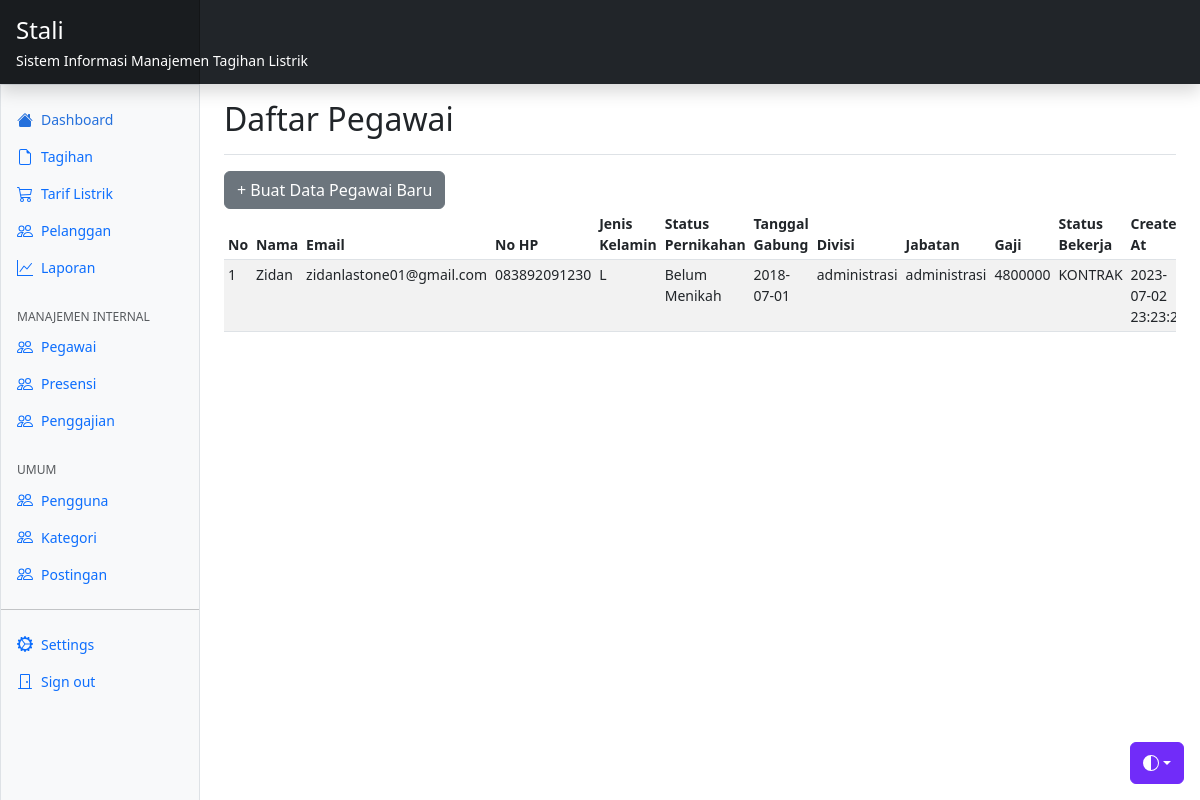
The app's page /index.php/management/pegawai with its own data.
### tables this page shows
CREATE TABLE `tb_pegawai` (
  `id` int(11) NOT NULL,
  `user_id` int(11) NOT NULL,
  `nama` varchar(100) NOT NULL,
  `email` varchar(100) NOT NULL,
  `no_hp` varchar(13) NOT NULL,
  `alamat` text NOT NULL,
  `tempat_lahir` varchar(50) NOT NULL,
  `tanggal_lahir` date NOT NULL,
  `jenis_kelamin` char(1) NOT NULL,
  `status_pernikahan` tinyint(1) NOT NULL,
  `tanggal_gabung` date NOT NULL,
  `divisi` varchar(50) NOT NULL,
  `jabatan` varchar(50) NOT NULL,
  `gaji` int(11) NOT NULL,
  `status_bekerja` varchar(15) NOT NULL,
  `created_at` timestamp NOT NULL DEFAULT current_timestamp(),
  `updated_at` timestamp NULL DEFAULT NULL ON UPDATE current_timestamp()
);

### application/core/MY_Controller.php (called while the page is built, shortened)
<?php
abstract class MY_AdminController extends CI_Controller
{
  public function __construct()
  {
    $this->load->helper('debug');
  }
  protected function checkNavbar($navbar = 'authenticated')
  {
    if (!$this->session->userdata('id')) {
      $navbar = 'unauthenticated';
    }
    return $this->load->view('layout/navbars/' . $navbar, [], true);
  }
  protected function layout($view, $data)
  {
    $data['view'] = $view;
    $data['navbar'] = $this->checkNavbar();
    $data['content'] = $this->load->view($view, $data, true);
    return $this->load->view('layout/management', $data);
  }
}

### application/controllers/management/Pegawai.php (called while the page is built, shortened)
<?php
class Pegawai extends MY_AdminController
{
  public function index()
  {
    $data['list'] = $this->pegawai_model->list();
    $this->layout('management/pegawai/index', $data);
  }
}

### index.php (called while the page is built, shortened)
<?php
require_once BASEPATH.'core/CodeIgniter.php';

### application/core/MY_Model.php (called while the page is built, shortened)
<?php
abstract class MY_Model extends CI_Model
{
  public $table;
  public function setTable($table_name)
  {
    $this->table = $table_name;
  }
  public function list()
  {
    return $this->db->get($this->table)->result();
  }
}

### application/views/management/pegawai/index.php (the view, shortened to what this page needs)
<div class="d-flex justify-content-between flex-wrap flex-md-nowrap align-items-center pt-3 pb-2 mb-3 border-bottom">
  <h1 class="h2">Daftar Pegawai</h1>
</div>
<a href="<?= base_url('management/pegawai/create') ?>" class="btn btn-secondary">+ Buat Data Pegawai Baru</a>
<div class="table-responsive small">
  <table class="table table-striped table-sm">
    <thead>
      <tr>
        <th scope="col">No</th>
        <th scope="col">Nama</th>
        <th scope="col">Email</th>
        <th scope="col">No HP</th>
        <th scope="col">Jenis Kelamin</th>
        <th scope="col">Status Pernikahan</th>
        <th scope="col">Tanggal Gabung</th>
        <th scope="col">Divisi</th>
        <th scope="col">Jabatan</th>
        <th scope="col">Gaji</th>
        <th scope="col">Status Bekerja</th>
        <th scope="col">Created At</th>
      </tr>
    </thead>
    <tbody>
      <?php foreach ($list as $key => $item): ?>
        <tr>
          <td>
            <?= $key + 1 ?>
          </td>
          <td>
            <?= $item->nama ?>
          </td>
          <td>
            <?= $item->email ?>
          </td>
          <td>
            <?= $item->no_hp ?>
          </td>
          <td>
            <?= $item->jenis_kelamin ?>
          </td>
          <td>
            <?= $item->status_pernikahan == 0 ? 'Belum Menikah' : 'Sudah Menikah' ?>
          </td>
          <td>
            <?= $item->tanggal_gabung ?>
          </td>
          <td>
            <?= $item->divisi ?>
          </td>
          <td>
            <?= $item->jabatan ?>
          </td>
          <td>
            <?= $item->gaji ?>
          </td>
          <td>
            <?= $item->status_bekerja ?>
          </td>
          <td>
            <?= date($item->created_at) ?>
          </td>
        </tr>
      <?php endforeach ?>
    </tbody>
  </table>
</div>

### records on screen
tb_pegawai: nama "Zidan", email "zidanlastone01@gmail.com", no_hp "083892091230", jenis_kelamin "L", status_pernikahan "Belum Menikah", tanggal_gabung "2018-07-01", divisi "administrasi", jabatan "administrasi", gaji "4800000", status_bekerja "KONTRAK", created_at "2023-07-02…"
